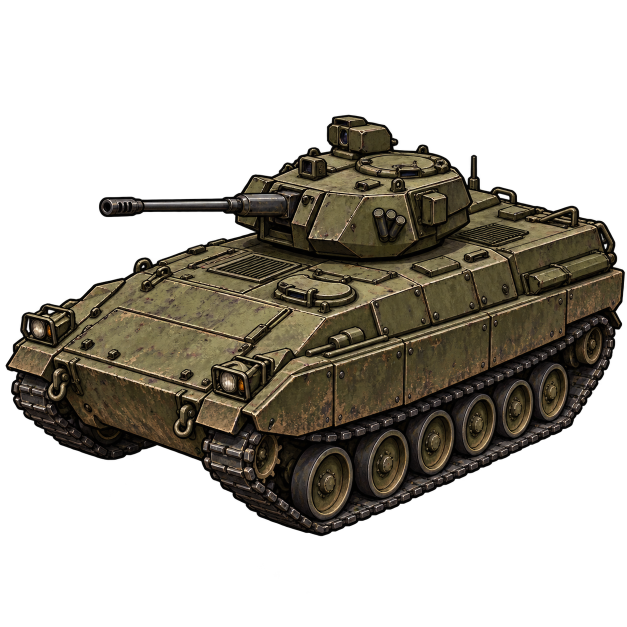
#> input picture Art/reference/v1.6.9-concepts/unit_ifv_candidate_v1.png, 1254 x 1254 px (shown at 1/2 size)
$ python build-v169-assets.py
#> lines starting #> are read from the running program, lines starting #| are printed output that depends on the picture
"""Prepare the already approved IFV artwork for the existing 256px registry."""
from pathlib import Path
from PIL import Image
root = Path(__file__).resolve().parents[1]
source = root / 'Art/reference/v1.6.9-concepts/unit_ifv_candidate_v1.png'
target = root / 'public/assets/board/units/unit_ifv.png'
Image.open(source).convert('RGBA').resize((256, 256), Image.Resampling.LANCZOS).save(target, optimize=True)
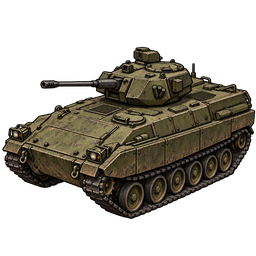
#> saved as unit_ifv.png: PIL image 256x256 RGBA; mean R, G, B, A 30, 26.2, 18.6, 102.4; transparent parts drawn white
#> (the run stopped early here; a loop or call above may not have finished)

$ run again, with Art/reference/v1.3.1-zombie-concepts/horde_zombie_original_concept.png copied over Art/reference/v1.6.9-concepts/unit_ifv_candidate_v1.png
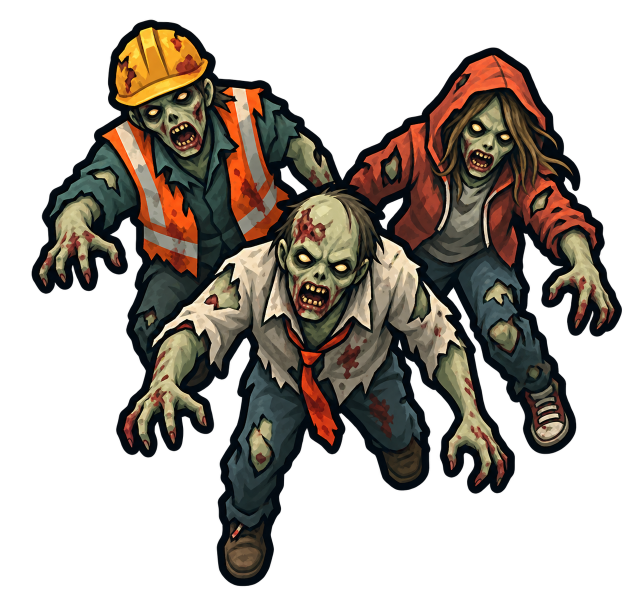
#> input picture Art/reference/v1.3.1-zombie-concepts/horde_zombie_original_concept.png, 1287 x 1222 px (shown at 1/2 size)
#> `Image.open(source).convert('RGBA').resize((256, 256), Image.Resampling..`:
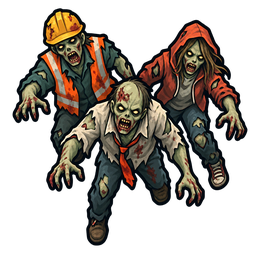
#> saved as unit_ifv.png: PIL image 256x256 RGBA; mean R, G, B, A 37.3, 30.4, 23.8, 112.7; transparent parts drawn white

$ run again, with Art/reference/v1.3.1-zombie-concepts/horde_zombie_swarm_source.png copied over Art/reference/v1.6.9-concepts/unit_ifv_candidate_v1.png
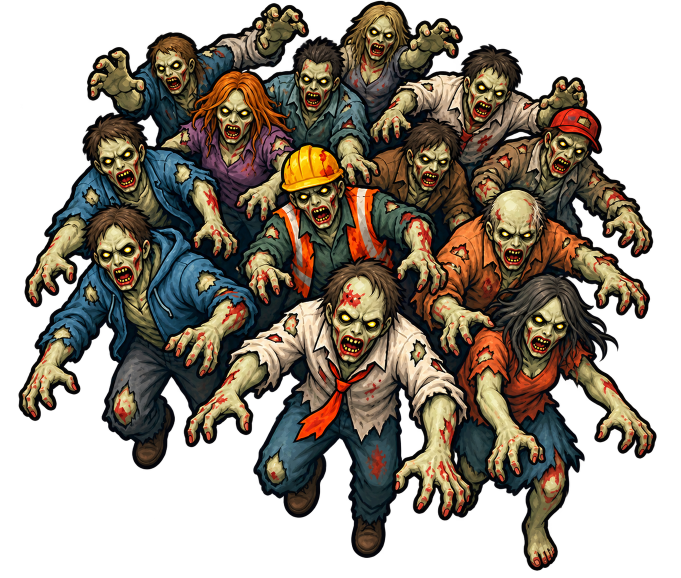
#> input picture Art/reference/v1.3.1-zombie-concepts/horde_zombie_swarm_source.png, 1362 x 1155 px (shown at 1/2 size)
#> `Image.open(source).convert('RGBA').resize((256, 256), Image.Resampling..`:
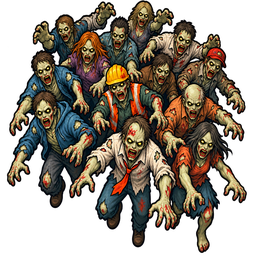
#> saved as unit_ifv.png: PIL image 256x256 RGBA; mean R, G, B, A 54.3, 45.4, 34.2, 148.6; transparent parts drawn white
